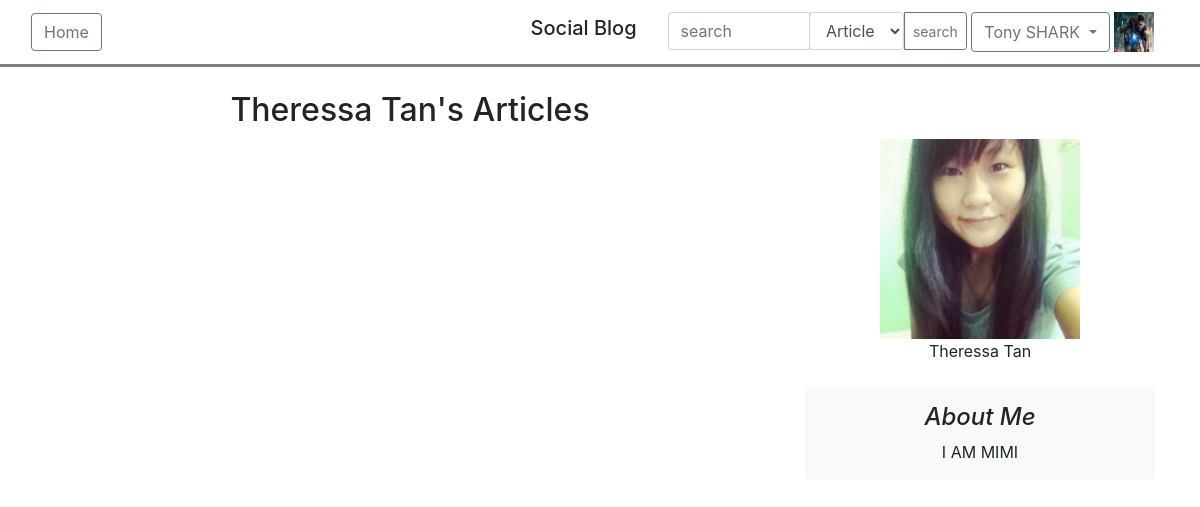
Screenshot of /drf/user/article/15 (signed in) with the database file from the repository.
### users/models.py (models this page shows, shortened)
class User(AbstractBaseUser, PermissionsMixin):
    email = models.EmailField(('email address'), unique=True)
    firstname = models.CharField(('first name'), max_length=30, blank=True)
    lastname = models.CharField(('last name'), max_length=30, blank=True)
    about_me = models.TextField(('about me'), blank=True)
    date_joined = models.DateTimeField(('date joined'), auto_now_add=True)
    is_active = models.BooleanField(('active'), default=True)
    is_staff = models.BooleanField(('staff'), default=False)
    is_superuser = models.BooleanField(('superuser'), default=False)
    avatar = models.ImageField(upload_to='avatars/', null=True, blank=True, default='avatars/default.png')
    objects = UserManager()
    USERNAME_FIELD = 'email'
    REQUIRED_FIELDS = []
    class Meta:
        verbose_name = ('user')
        verbose_name_plural = ('users')
    def get_full_name(self):
        full_name = '%s %s' % (self.firstname, self.lastname)
        return full_name.strip()

### blog/views.py (the view)
# urls.py: path('drf/user/article/<int:user_id>', UserArticlesTemplateView.as_view(), name = "drfuserarticle"),
class UserArticlesTemplateView(TemplateView):
    def get(self, request, **kwargs):
        user = User.objects.get(pk=kwargs.get('user_id'))
        return render(request, 'drf/userarticlesDRF.html', {'user': user})

### templates/drf/userarticlesDRF.html (shortened to what this page needs)
{% extends 'base.html' %}
{% load widget_tweaks %}
{% load static %}
{% block home %}
    <a href="{% url 'blog:drfhome' %}" class="btn btn-outline-secondary">Home</a>
{% endblock %}
{% block switch %}
    {% if request.user.is_authenticated %}
    <form name="search_form">
        <div class="input-group ">
            <input type="text" class="form-control" placeholder="search" aria-label="search" name="search" name="search">
            <div class="input-group-append">
                <select class="form-control" name="search_type" id="search_type">
                    <option value="article">Article</option>
                </select>
                <button class="btn btn-outline-secondary btn-sm" type="submit">search</button>
            </div>
        </div>
    </form>
    <div class="btn-group">
        <button type="button" class="btn btn-outline-secondary dropdown-toggle" data-toggle="dropdown" aria-haspopup="true" aria-expanded="false">
            {% if request.user.firstname %}
                {{ request.user.firstname }}
            {% else %}
                {{ request.user.email }}
            {% endif %}
        </button>
    </div>
        <img src="{{ request.user.avatar.url }}" width="40" height="40"></img>
    {% else %}
        <a href="{% url 'users:login' %}" class="btn btn-outline-secondary"> Login </a>
    {% endif %}
{% endblock%}
{% block content %}
    <div class="container-fluid">
        <div>
            <div class="container">
                <div class="row">
                    <div class="col-md-8    ">
                    <div align="center">
                        {% if request.user.id != user.id %}
                            {% if user.firstname %}
                            <h2> {{user.get_full_name}}'s Articles </h2>
                            {% else %}
                            <h2> {{user.email}}'s Articles </h2>
                            {% endif %}
                        {% else %}
                            <h2>Your Published Articles</h2>
                        {% endif %}
                    </div>
                    <br/>
                    </div>
                    <div class="col-md-4">
                    <div align="center">
                        {% if request.user.is_authenticated %}
                            {% if request.user.id != user.id %}
                                <br/>
                            {% endif %}
                        {% endif %}
                        <br/>
                        <img src="{{user.avatar.url}}" width="200px" height="200px">
                        <br/>
                        {% if user.firstname %}
                            {{user.get_full_name}}
                        {% else %}
                            {{user.email}}
                        {% endif %}
                        <br/>
                        <br/>
                        <div class="p-3 mb-3 bg-light rounded">
                            <h4 class="font-italic">About Me</h4>
                            <p class="mb-0">{{user.about_me}}</p>
                        </div>
                    </div>
                    </div>
                </div>
            </div>
        </div>
    </div>
{% endblock %}

### rows the page displays
User: user.firstname "Tony SHARK", user.avatar (picture)
User: get_full_name "Theressa Tan", avatar (picture), about_me "I AM MIMI"
